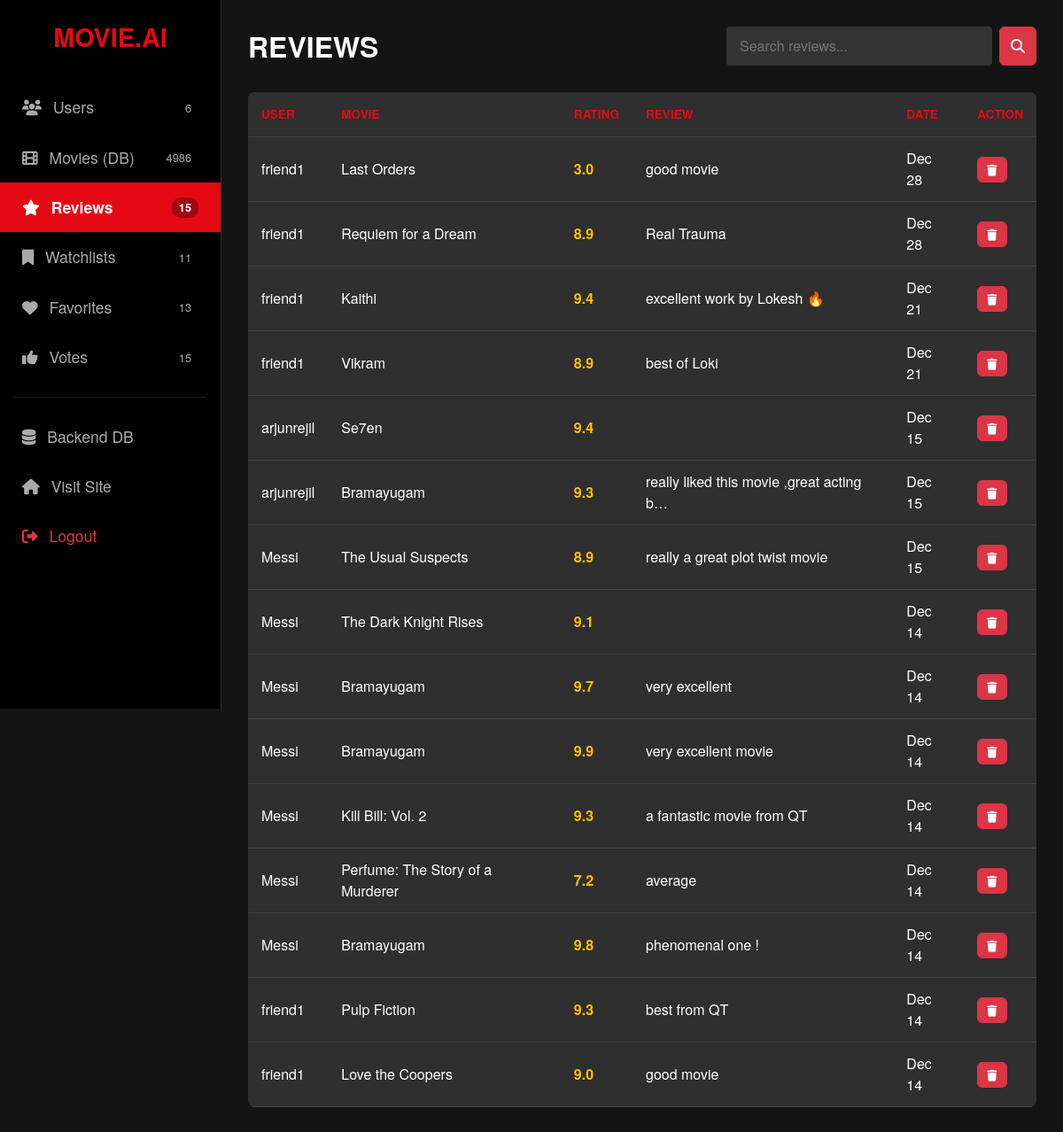
The page /dashboard/?section=reviews (signed in) on the database as committed earlier.
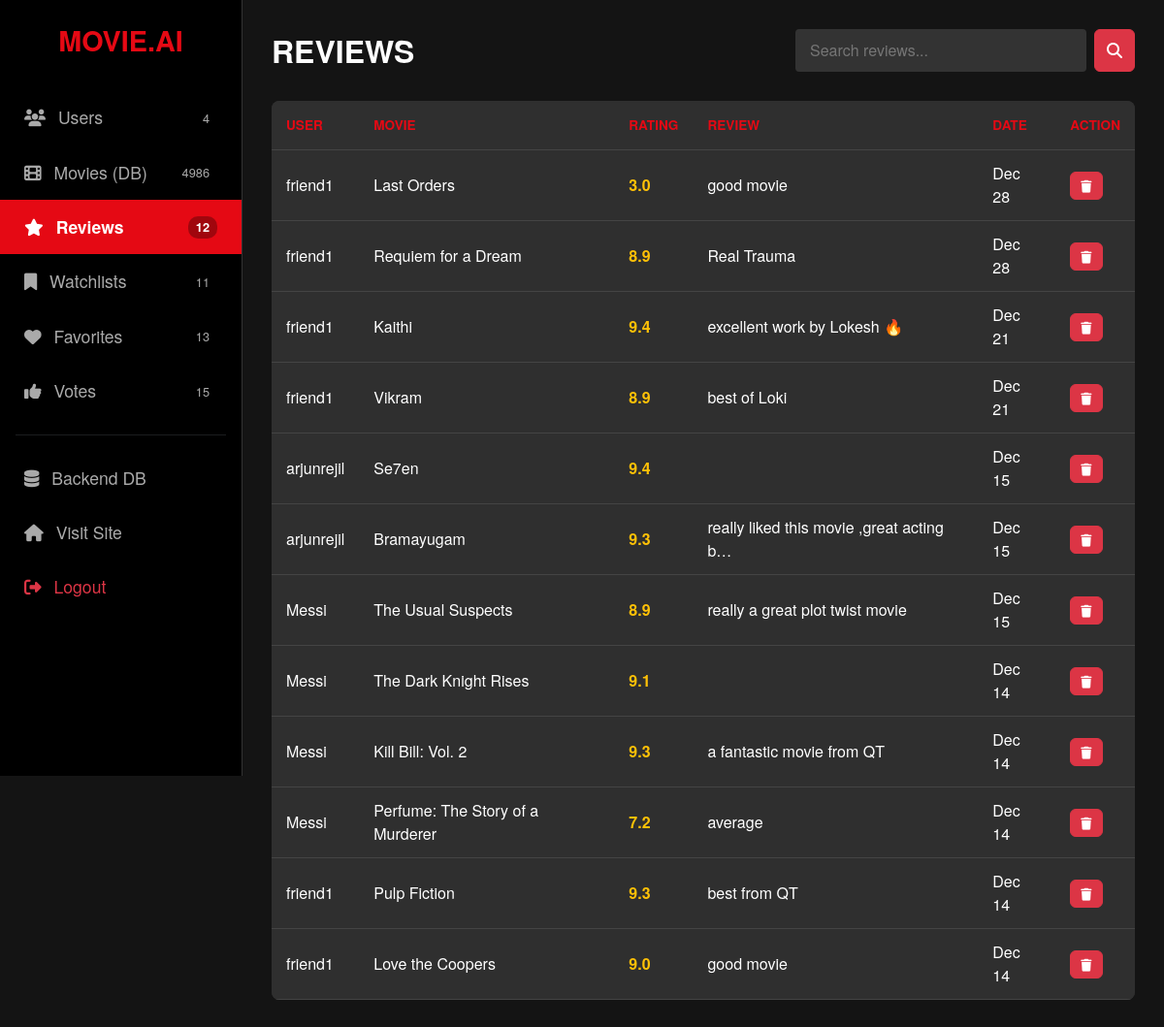
The same page on the database as committed later.
### core/models.py (models this page shows, shortened)
class Review(models.Model):
    user = models.ForeignKey(User, on_delete=models.CASCADE)
    movie = models.ForeignKey(Movie, on_delete=models.CASCADE)
    rating = models.FloatField(
        validators=[MinValueValidator(1.0), MaxValueValidator(10.0)])
    text = models.TextField(blank=True)
    created_at = models.DateTimeField(auto_now_add=True)

class Movie(models.Model):
    title = models.CharField(max_length=200)
    overview = models.TextField()
    tmdb_id = models.IntegerField(unique=True)
    genres = models.CharField(max_length=500, blank=True)
    poster_url = models.CharField(max_length=500, blank=True, null=True)
    director = models.CharField(max_length=200, default="Unknown")
    cast = models.CharField(max_length=500, default="Unknown")

### core/views.py (the view)
# urls.py: path('dashboard/', views.custom_admin, name='custom_admin'),
@user_passes_test(lambda u: u.is_superuser)
def custom_admin(request):
    section = request.GET.get('section', 'users')
    query = request.GET.get('q', '').strip()
    data = []
    if section == 'users':
        data = User.objects.all().order_by('-date_joined')
        if query:
            data = data.filter(username__icontains=query)
    elif section == 'movies':
        data = Movie.objects.all().order_by('-id')
        if query:
            data = data.filter(title__icontains=query)
    elif section == 'reviews':
        data = Review.objects.select_related(
            'user', 'movie').order_by('-created_at')
        if query:
            data = data.filter(text__icontains=query) | data.filter(
                user__username__icontains=query)
    elif section == 'watchlist':
        data = Watchlist.objects.select_related(
            'user', 'movie').order_by('-id')
        if query:
            data = data.filter(user__username__icontains=query) | data.filter(
                movie__title__icontains=query)
    elif section == 'favorites':
        data = Favorite.objects.select_related('user', 'movie').order_by('-id')
        if query:
            data = data.filter(user__username__icontains=query) | data.filter(
                movie__title__icontains=query)
    elif section == 'votes':
        data = Vote.objects.select_related('user', 'movie').order_by('-id')
        if query:
            data = data.filter(user__username__icontains=query) | data.filter(
                movie__title__icontains=query)
    return render(request, 'custom_admin.html', {
        'section': section,
        'data': data,
        'search_query': query,
        'count_users': User.objects.count(),
        'count_movies': Movie.objects.count(),
        'count_reviews': Review.objects.count(),
        'count_watchlist': Watchlist.objects.count(),
        'count_favorites': Favorite.objects.count(),
        'count_votes': Vote.objects.count(),
    })

### core/templates/custom_admin.html (shortened to what the changed rows need)
<!DOCTYPE html>
<html lang="en">
<head>
    <link href="https://cdn.jsdelivr.net/npm/bootstrap@5.3.0/dist/css/bootstrap.min.css" rel="stylesheet">
    <link rel="stylesheet" href="https://cdnjs.cloudflare.com/ajax/libs/font-awesome/6.5.1/css/all.min.css">
</head>
<body>
    <div class="sidebar">
        <div class="nav flex-column">
            <a href="?section=users" class="nav-link {% if section == 'users' %}active{% endif %}">
                <span><i class="fas fa-users me-2"></i> Users</span>
                <span class="badge-count">{{ count_users }}</span>
            </a>
            <a href="?section=reviews" class="nav-link {% if section == 'reviews' %}active{% endif %}">
                <span><i class="fas fa-star me-2"></i> Reviews</span>
                <span class="badge-count">{{ count_reviews }}</span>
            </a>
        </div>
    </div>
    <div class="main-content">
        <div class="top-bar">
            <h2 class="text-uppercase fw-bold mb-0">{{ section }}</h2>
        </div>
        <div class="table-responsive custom-table">
            <table class="table table-dark table-hover mb-0">
                <thead>
                    <tr>
                        {% if section == 'users' %}
                            <th>ID</th><th>Username</th><th>Email</th><th>Status</th><th>Joined</th><th>Action</th>
                        {% elif section == 'movies' %}
                            <th>ID</th><th>Title</th><th>Director</th><th>TMDB ID</th><th>Action</th>
                        {% elif section == 'reviews' %}
                            <th>User</th><th>Movie</th><th>Rating</th><th>Review</th><th>Date</th><th>Action</th>
                        {% elif section == 'watchlist' %}
                            <th>User</th><th>Movie</th><th>Added</th><th>Action</th>
                        {% elif section == 'favorites' %}
                            <th>User</th><th>Movie</th><th>Added</th><th>Action</th>
                        {% elif section == 'votes' %}
                            <th>User</th><th>Movie</th><th>Type</th><th>Action</th>
                        {% endif %}
                    </tr>
                </thead>
                <tbody>
                    {% for item in data %}
                    <tr>
                        {% if section == 'users' %}
                            <td>{{ item.id }}</td>
                            <td class="fw-bold">{{ item.username }}</td>
                            <td>{{ item.email }}</td>
                            <td>
                                {% if item.is_superuser %}<span class="badge bg-danger">Admin</span>
                                {% else %}<span class="badge bg-secondary">User</span>{% endif %}
                            </td>
                            <td>{{ item.date_joined|date:"M d, Y" }}</td>
                            <td>
                                {% if not item.is_superuser %}
                                <a href="{% url 'delete_item_admin' 'users' item.id %}" class="btn btn-danger btn-action" onclick="return confirm('Delete User?');"><i class="fas fa-trash"></i></a>
                                {% endif %}
                            </td>
                        {% elif section == 'reviews' %}
                            <td>{{ item.user.username }}</td>
                            <td class="text-white">{{ item.movie.title }}</td>
                            <td class="text-warning fw-bold">{{ item.rating }}</td>
                            <td>{{ item.text|truncatechars:40 }}</td>
                            <td>{{ item.created_at|date:"M d" }}</td>
                            <td>
                                <a href="{% url 'delete_item_admin' 'reviews' item.id %}" class="btn btn-danger btn-action" onclick="return confirm('Delete Review?');"><i class="fas fa-trash"></i></a>
                            </td>
                        {% elif section == 'watchlist' or section == 'favorites' %}
                            <td>{{ item.user.username }}</td>
                            <td class="text-white">{{ item.movie.title }}</td>
                            <td>{{ item.id }}</td> <td>
                                <a href="{% url 'delete_item_admin' section item.id %}" class="btn btn-danger btn-action" onclick="return confirm('Remove?');"><i class="fas fa-trash"></i></a>
                            </td>
                        {% endif %}
                    </tr>
                    {% empty %}
                    <tr><td colspan="6" class="text-center text-muted py-4">No data found in {{ section }}.</td></tr>
                    {% endfor %}
                </tbody>
            </table>
        </div>
    </div>
</body>
</html>

Rows that differ between the two databases and show on the page:
removed Review: user.username "Messi", movie "Bramayugam", rating "9.7", text "very excellent", created_at "Dec 14"
removed Review: user.username "Messi", movie "Bramayugam", rating "9.9", text "very excellent movie", created_at "Dec 14"
removed Review: user.username "Messi", movie "Bramayugam", rating "9.8", text "phenomenal one !", created_at "Dec 14"
Other text that changed with them:
{{ count_users }}: "6" → "4"
{{ count_reviews }}: "15" → "12"
